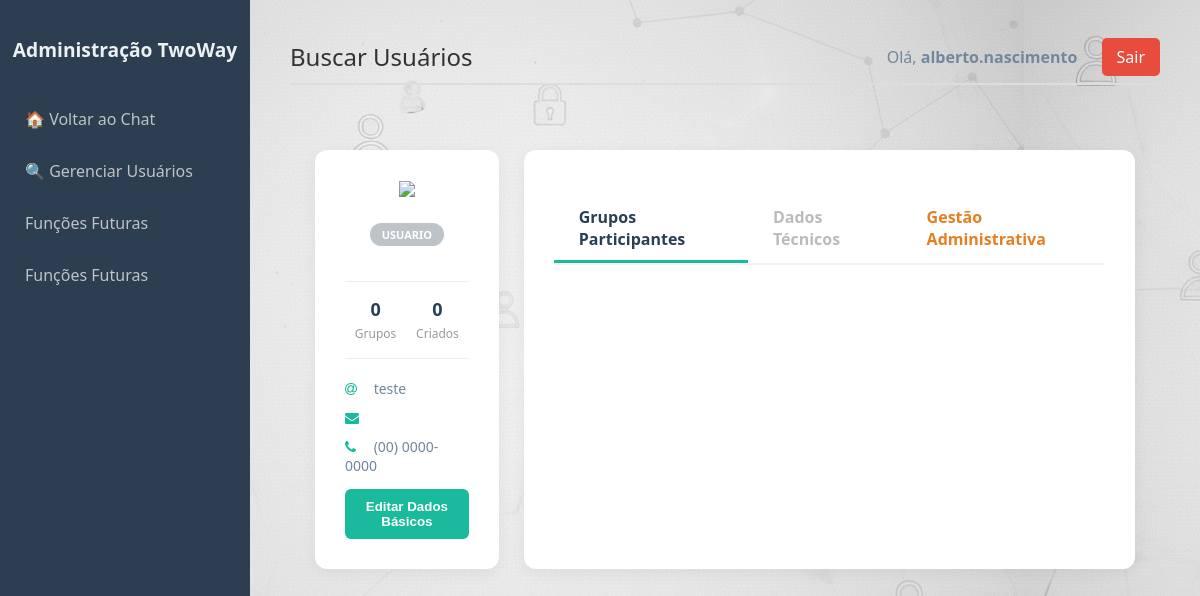
/pages/profile_user/index.php?id=6 (signed in), run on the app's committed database.
### tables this page shows
CREATE TABLE `usuarios` (
  `id` int(11) NOT NULL AUTO_INCREMENT,
  `nome_completo` varchar(255) NOT NULL,
  `username` varchar(50) NOT NULL,
  `email` varchar(100) DEFAULT NULL,
  `telefone` varchar(20) DEFAULT NULL,
  `password_hash` varchar(255) NOT NULL,
  `nivel_acesso` enum('admin','usuario') DEFAULT 'usuario',
  `status` tinyint(1) DEFAULT 1,
  `data_cadastro` timestamp NOT NULL DEFAULT current_timestamp(),
  PRIMARY KEY (`id`),
  UNIQUE KEY `username` (`username`),
  UNIQUE KEY `email` (`email`)
);

### pages/profile_user/index.php (the view, shortened to what this page needs)
<?php
include '../../engine/config.php';
$usuario_id = isset($_GET['id']) ? intval($_GET['id']) : null;
$stmt = $conn->prepare("SELECT * FROM usuarios WHERE id = ?");
$stmt->bind_param("i", $usuario_id);
$stmt->execute();
$usuario = $stmt->get_result()->fetch_assoc();
$sql_grupos = "SELECT g.*, gm.is_admin, gm.joined_at
               FROM grupos g
               JOIN grupo_membros gm ON g.id = gm.grupo_id
               WHERE gm.usuario_id = ?";
$stmt_g = $conn->prepare($sql_grupos);
$stmt_g->bind_param("i", $usuario_id);
$stmt_g->execute();
$meus_grupos = $stmt_g->get_result();
$stmt_c = $conn->prepare("SELECT COUNT(*) as total FROM grupos WHERE criador_id = ?");
$stmt_c->bind_param("i", $usuario_id);
$stmt_c->execute();
$criados_count = $stmt_c->get_result()->fetch_assoc()['total'];
?>
<!DOCTYPE html>
<html lang="pt-br">
<head>
    <link rel="stylesheet" href="../../styles/profile/styles.css">
    <link rel="stylesheet" href="../../styles/search_users/styles.css">
    <link rel="stylesheet" href="https://cdnjs.cloudflare.com/ajax/libs/font-awesome/4.7.0/css/font-awesome.min.css">
</head>
<body>
    <div class="sidebar">
        <h2>Administração TwoWay</h2>
        <a href="../chat/chat.php">🏠 Voltar ao Chat</a>
        <a href="../search_users/index.php">🔍 Gerenciar Usuários</a>
        <a href="#">Funções Futuras</a>
        <a href="#">Funções Futuras</a>
    </div>
    <div class="main-content">
        <div class="header">
            <div class="welcome-msg">
                Buscar Usuários<strong>  <?php echo htmlspecialchars($usuario['nome_completo']); ?></strong>
            </div>
            <div>
                <span style="margin-right: 20px;">Olá, <strong><?php echo $_SESSION['username']; ?></strong></span>
                <a href="../../logout.php" class="btn-logout">Sair</a>
            </div>
        </div>
<div class="main-wrapper">
    <div class="content-layout">
        <aside class="sidebar-profile">
            <div class="profile-card">
                <img src="../../<?php echo $g['profile_pic']; ?>">
                <span class="badge-role <?php echo $usuario['nivel_acesso']; ?>">
                    <?php echo strtoupper($usuario['nivel_acesso']); ?>
                </span>
                <div class="quick-stats">
                    <div class="stat-box">
                        <strong><?php echo $meus_grupos->num_rows; ?></strong>
                        <span>Grupos</span>
                    </div>
                    <div class="stat-box">
                        <strong><?php echo $criados_count; ?></strong>
                        <span>Criados</span>
                    </div>
                </div>
                <ul class="contact-list">
                    <li><i class="fa fa-at"></i> <?php echo $usuario['username']; ?></li>
                    <li><i class="fa fa-envelope"></i> <?php echo $usuario['email']; ?></li>
                    <li><i class="fa fa-phone"></i> <?php echo $usuario['telefone'] ?? '(00) 0000-0000'; ?></li>
                </ul>
                <button class="btn-main-edit">Editar Dados Básicos</button>
            </div>
        </aside>
        <main class="main-tabs">
            <ul class="nav-fichario">
                <li class="tab-link active" onclick="switchTab(event, 'tab-grupos')">Grupos Participantes</li>
                <li class="tab-link" onclick="switchTab(event, 'tab-info')">Dados Técnicos</li>
                <li class="tab-link admin-only" onclick="switchTab(event, 'tab-admin')">Gestão Administrativa</li>
            </ul>
        </main>
    </div>
</div>
                </div>
</body>
</html>

### styles/profile/styles.css (style rules this page uses)
:root { --primary: #1ABB9C; --dark-blue: #2A3F54; --bg: #f7f9fb; --text: #73879C; --white: #ffffff; }
body { font-family: 'Helvetica Neue', sans-serif; background: var(--bg); color: var(--text); margin: 0; }
.main-wrapper { padding: 25px; }
.content-layout { display: flex; gap: 25px; }
.sidebar-profile { flex: 1; max-width: 320px; }
.profile-card { background: var(--white); padding: 30px; border-radius: 12px; box-shadow: 0 4px 15px rgba(0,0,0,0.05); text-align: center; }
.badge-role { display: inline-block; padding: 4px 12px; border-radius: 20px; font-size: 11px; font-weight: bold; margin-bottom: 15px; }
.badge-role.usuario { background: #BDC3C7; color: #fff; }
.quick-stats { display: flex; justify-content: space-around; margin: 20px 0; border-top: 1px solid #eee; border-bottom: 1px solid #eee; padding: 15px 0; }
.stat-box strong { display: block; font-size: 18px; color: var(--dark-blue); }
.stat-box span { font-size: 12px; color: #999; }
.contact-list { text-align: left; list-style: none; padding: 0; font-size: 14px; }
.contact-list li { margin-bottom: 10px; }
.contact-list i { color: var(--primary); width: 25px; }
.btn-main-edit { width: 100%; background: var(--primary); color: white; border: none; padding: 10px; border-radius: 6px; cursor: pointer; font-weight: bold; }
.main-tabs { flex: 3; background: var(--white); padding: 30px; border-radius: 12px; box-shadow: 0 4px 15px rgba(0,0,0,0.05); }
.nav-fichario { display: flex; list-style: none; padding: 0; margin-bottom: 30px; border-bottom: 2px solid #f1f1f1; }
.tab-link { padding: 10px 25px; cursor: pointer; font-weight: bold; border-bottom: 3px solid transparent; color: #bbb; transition: 0.3s; }
.tab-link.active { border-bottom: 3px solid var(--primary); color: var(--dark-blue); }
.tab-link.admin-only { color: #E67E22; }

### styles/search_users/styles.css (style rules this page uses)
body { font-family: 'Segoe UI', Tahoma, Geneva, Verdana, sans-serif; background-color: #f4f7f6; margin: 0; display: flex; background-image: url(../../images/Buscuser.png); }
.sidebar { width: 250px; height: 100vh; background-color: #2c3e50; color: white; position: fixed; padding-top: 20px; }
.sidebar h2 { text-align: center; font-size: 1.2rem; margin-bottom: 30px; color: #ecf0f1; }
.sidebar a { display: block; color: #bdc3c7; padding: 15px 25px; text-decoration: none; transition: 0.3s; }
.main-content { margin-left: 250px; padding: 40px; width: 100%; background-size: cover; }
.header { display: flex; justify-content: space-between; align-items: center; margin-bottom: 40px; border-bottom: 2px solid #ddd; padding-bottom: 10px; }
.welcome-msg { font-size: 1.5rem; color: #333; }
.btn-logout { background-color: #e74c3c; color: white; padding: 8px 15px; text-decoration: none; border-radius: 5px; }

### data on the page
usuarios: nivel_acesso "USUARIO", username "teste", telefone "(00) 0000-0000"

### other printed values
$_SESSION['username'] "alberto.nascimento"
$meus_grupos->num_rows "0"
$criados_count "0"
